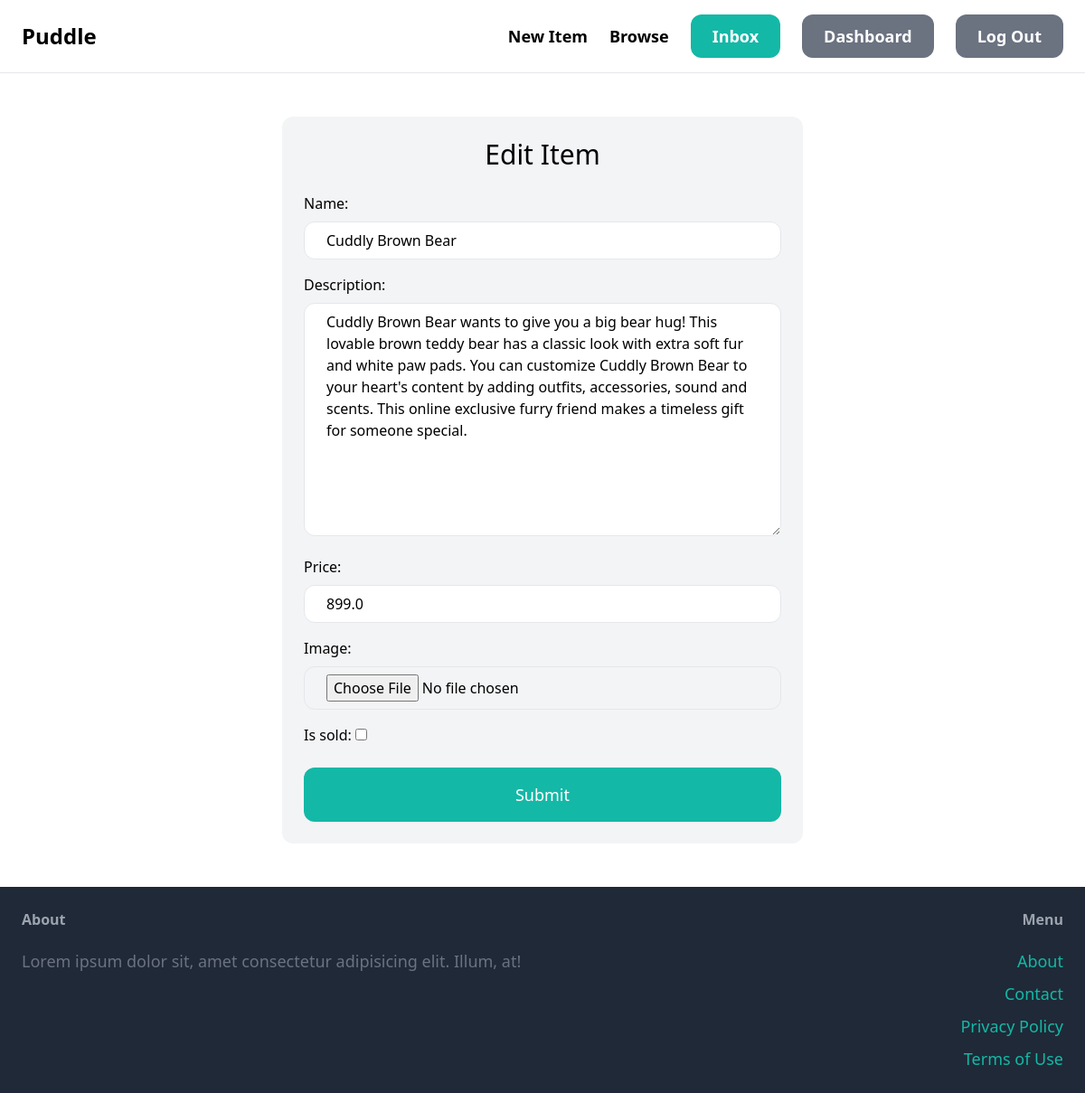
The page /items/1/edit/ (signed in) on the database its author committed.
### item/models.py (models this page shows, shortened)
class Item(models.Model):
    category = models.ForeignKey(
        Category, related_name="items", on_delete=models.CASCADE
    )
    name = models.CharField(max_length=255)
    description = models.TextField(blank=True, null=True)
    price = models.FloatField()
    image = models.ImageField(upload_to="item_images", blank=True, null=True)
    is_sold = models.BooleanField(default=False)
    created_by = models.ForeignKey(
        User, related_name="items", on_delete=models.CASCADE
    )
    created_at = models.DateTimeField(auto_now_add=True)

### item/views.py (the view)
# urls.py: path("<int:pk>/edit/", views.edit, name="edit"),
@login_required
def edit(request, pk):
    item = get_object_or_404(Item, pk=pk, created_by=request.user)
    if request.method == "POST":
        form = EditItemForm(request.POST, request.FILES, instance=item)
        if form.is_valid():
            form.save()
            return redirect("item:detail", pk=item.id)
    else:
        form = EditItemForm(instance=item)
    return render(
        request, "item/form.html", {"form": form, "title": "Edit Item"}
    )

### item/forms.py
class EditItemForm(forms.ModelForm):
    class Meta:
        model = Item
        fields = (
            "name",
            "description",
            "price",
            "image",
            "is_sold"
        )
        widgets = {
            "name": forms.TextInput(
                attrs={"class": INPUT_CLASSES}
            ),
            "description": forms.Textarea(
                attrs={"class": INPUT_CLASSES}
            ),
            "price": forms.NumberInput(
                attrs={"class": INPUT_CLASSES}
            ),
            "image": forms.FileInput(
                attrs={"class": INPUT_CLASSES}
            ),
        }

### item/templates/item/form.html (shortened to what this page needs)
{% extends 'core/base.html' %}
{% block content %}
  <div class="w-1/2 p-6 mx-auto bg-gray-100 rounded-xl">
    <h1 class="mb-6 text-3xl text-center">{{ title }}</h1>
    <form action="." method="post" enctype="multipart/form-data">
      <div class="space-y-4">{{ form.as_p }}</div>
      <button class="mt-6 py-4 w-full text-lg bg-teal-500 hover:bg-teal-700 rounded-xl text-white">Submit</button>
    </form>
  </div>
{% endblock %}

### rows shown on the page
Item: name "Cuddly Brown Bear", description "Cuddly Brown Bear wants to give you a big bear hug! This lovable brown teddy bear has a classic look with extra soft fur and white paw pads. You can customize Cuddly Brown Bear to your heart's content by adding outfits, accessories, sound and scents. This online exclusive furry friend makes a timeless gift for someone special.", price "899.0"

### other values the page prints
{{ title }} "Edit Item"
